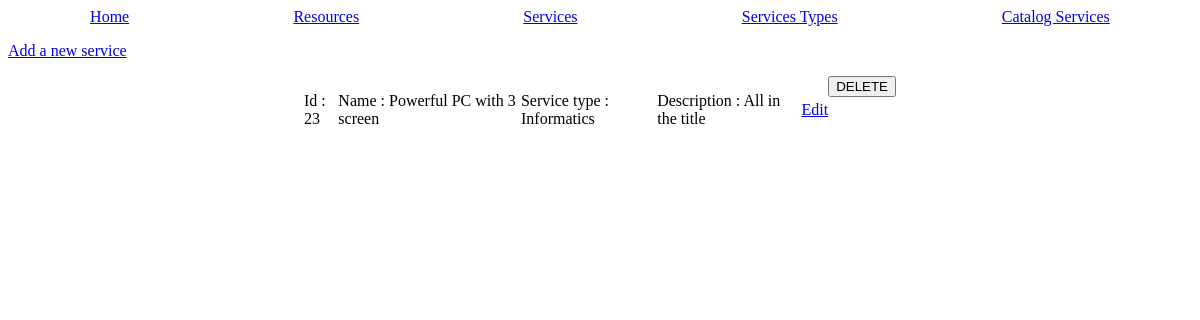
/services, run on the app's committed database.
### tables this page shows
CREATE TABLE "services" (
	"id"	INTEGER UNIQUE,
	"desc"	TEXT NOT NULL,
	"service_type_id"	INTEGER NOT NULL,
	"starting_date"	TEXT NOT NULL,
	"ending_date"	TEXT NOT NULL,
	"name"	TEXT NOT NULL,
	PRIMARY KEY("id" AUTOINCREMENT),
	FOREIGN KEY("service_type_id") REFERENCES "services_types"("id")
);

CREATE TABLE "services_types" (
	"id"	INTEGER UNIQUE,
	"desc"	TEXT NOT NULL,
	"name"	TEXT NOT NULL UNIQUE,
	PRIMARY KEY("id" AUTOINCREMENT)
);

### main.py (the view, shortened to what this page needs)
@app.route('/services', methods = ['POST', 'GET'])
def services():
    data_services = utils.getRowsFromDb('SELECT * from services');
    data_services_types = utils.getRowsFromDb('SELECT * from services_types');
    return render_template('services.html.jinja', services=data_services, services_types=data_services_types);

### utils.py (called while the page is built)
def dictFactory(cursor, row) -> dict:
    d = {};
    for idx, col in enumerate(cursor.description):
        d[col[0]] = row[idx];
    return d;

def connectDb(path : str = 'db/db.db') -> sqlite3.Connection:
    db = None;
    try:
        db = sqlite3.connect(path);
        db.row_factory = dictFactory;
    except Exception as err:
        flash("Can't connect do database " + str(err), 'error');
    return db;

def getRowsFromDb(request : str, values : tuple = None) -> dict:
    elementsFromDb : dict = None
    try:
        db = connectDb();
        cursor = db.cursor();
        if(type(values) is tuple):
            elementsFromDb = cursor.execute(request, values).fetchall();
        else:
            elementsFromDb = cursor.execute(request).fetchall();
        db.close();
    except Exception as err:
        flash("Can't execute SQL request " + str(err), 'error')
    return elementsFromDb;

### templates/services.html.jinja (shortened to what this page needs)
{% extends "base.html.jinja" %}
{% block content %}
<a href="/add-service"><p>Add a new service</p></a>
{% if services|length > 0 %}
{% for service in services %}
    <div class="item">
        <div>
            <p>Id : {{ service['id'] }}</p>
        </div>
        <div>
            <p>Name : {{ service['name'] }}</p>
        </div>
        <div>
            <p>Service type :
           {% for service_type in services_types %}
                {% if service['service_type_id'] == service_type['id'] %}
                    {{service_type['name']}}
                {% endif %}
            {% endfor %}
            </p>
        </div>
        <div>
            <p>Description : {{ service['desc'] }}</p>
        </div>
        <div>
            <a href="service/{{service['id']}}"><p>Edit</p></a>
        </div>
        <form action="/services" method="POST">
            <input type="submit" value="DELETE" name="delete_service">
        </form>
    </div>
{% endfor %}
{% else %}
<p>No services at all, you can create one.</p>
{% endif %}
{% endblock %}

### static/css/style.css (style rules this page uses)
.item { display: flex; flex-direction: row; width: 50%; margin-left: auto; margin-right: auto; }
.item > div { margin: auto; }

### data on the page
services: id "23", name "Powerful PC with 3 screen", desc "All in the title"
services_types: name "Informatics"
